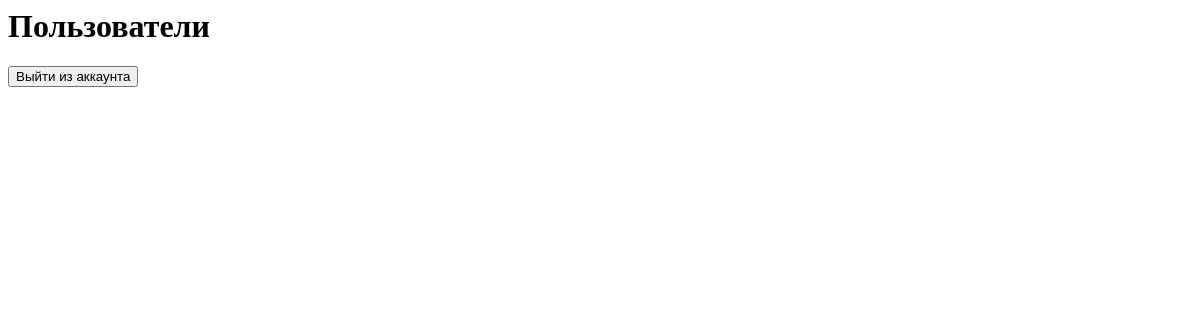
Page /user_list/ (signed in) on the earlier database version.
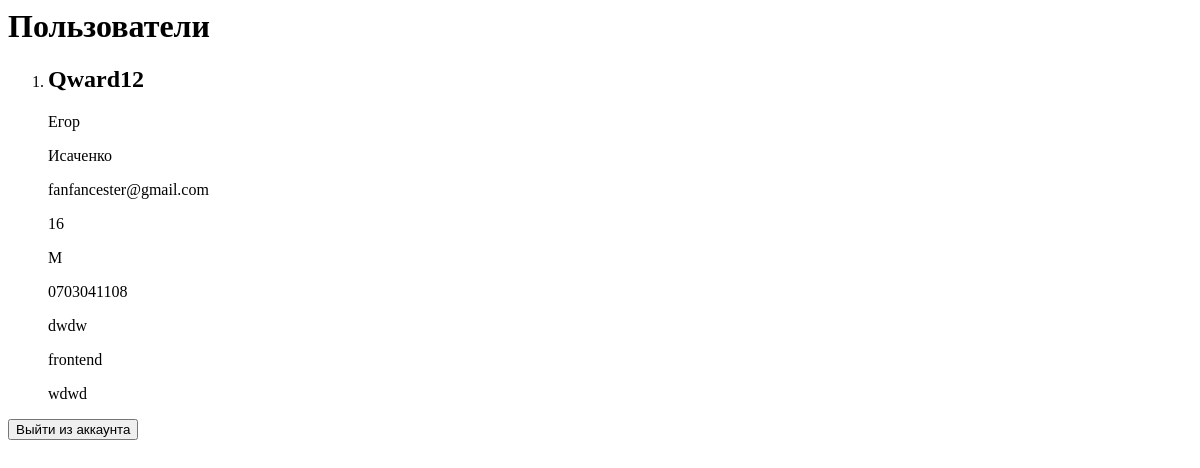
Same page on the later database version.
### users/models.py (models this page shows, shortened)
class CustomerUser(User):
    class Meta:
        verbose_name = 'пользователя'
        verbose_name_plural = 'пользователи'
    name = models.CharField(max_length=10)
    surname = models.CharField(max_length=20)
    age = models.PositiveIntegerField()
    gender = models.CharField(max_length=100, choices=GENDER)
    phone_number = models.CharField(max_length=11, default='+996')
    expirience = models.CharField(max_length=300)
    vacancy = models.CharField(max_length=100, choices=VACANCY )
    info_about_you = models.CharField(max_length=500)

### users/views.py (the view)
# urls.py: path('user_list/', views.UserListView.as_view(), name='user_list'),
class UserListView(LoginRequiredMixin, generic.ListView):
    model = models.CustomerUser
    template_name = 'user_list.html'
    context_object_name = 'user_list'

### templates/user_list.html (shortened to what this page needs)
<h1>Пользователи</h1>
<ol>
  {% for i in user_list %}
  <li>
    <h2>{{ i.username }}</h2>
    <p>{{ i.first_name }}</p>
    <p>{{ i.last_name }}</p>
    <p>{{ i.email }}</p>
    <p>{{ i.age }}</p>
    <p>{{ i.gender }}</p>
    <p>{{ i.phone_number }}</p>
    <p>{{ i.expirience }}</p>
    <p>{{ i.vacancy }}</p>
    <p>{{ i.info_about_you }}</p>
  </li>
  {% endfor %}
</ol>
<form action="{% url 'users:login' %}">
    <button type="submit">Выйти из аккаунта</button>
</form>

Differences in the rows shown:
added CustomerUser: username "Qward12", first_name "Егор", last_name "Исаченко", email "fanfancester@gmail.com", age "16", gender "М", phone_number "0703041108", expirience "dwdw", vacancy "frontend", info_about_you "wdwd"
